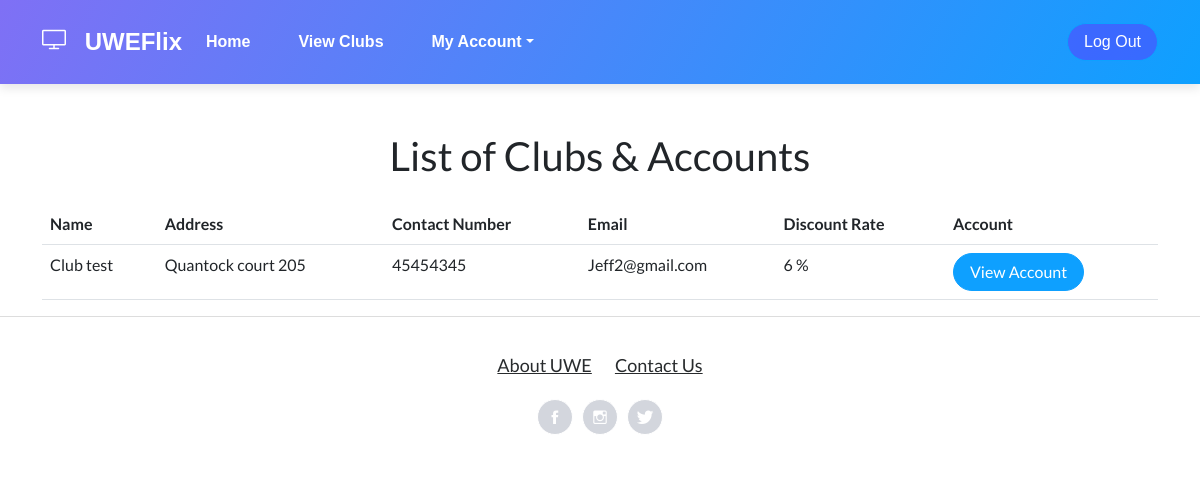
/accounts/clubs/, run on the app's committed database.
### CinManager/models.py (models this page shows)
class Club(models.Model):
    id = models.AutoField(primary_key=True, unique=True)
    name = models.CharField(max_length=100)
    address = models.CharField(max_length=100)
    contact_number = models.CharField(max_length=100)
    email = models.CharField(max_length=100)
    discount_rate = models.PositiveIntegerField(default=0)

### Accounts/views.py (the view)
# urls.py: path('clubs/', views.club_list, name='club_list'),
def club_list(request):
    userpermissions = check_permissions(request)
    clubs = Club.objects.all()
    club_data = []
    for club in clubs:
        account_exists = Account.objects.filter(club=club).exists()
        if account_exists:
            print("EXISTS ACCOUNT")
            button_text = 'View Account'
        else:
            print("NOT EXISTS ACCOUNT")
            button_text = 'Create Account'
        club_data.append({'club': club, 'button_text': button_text})
    context = {'club_data': club_data, 'userpermissions': userpermissions}
    return render(request, 'UWEFlix/club_list.html', context)

### Accounts/views.py (called while the page is built)
def check_permissions(request):
    if request.user.is_authenticated:
        if request.user.groups.filter(name='Cinema Managers').exists():
            userpermission = 1
        elif request.user.groups.filter(name='Club Representatives').exists():
            userpermission = 2
        elif request.user.groups.filter(name='Account Managers').exists():
            userpermission = 3
        elif request.user.groups.filter(name='Guest').exists():
            userpermission = 4
        else:
            userpermission = 0
    else:
        return redirect('Login')
    return userpermission

### web_project/templates/UWEFlix/club_list.html
{% extends "UWEFlix/layout.html" %}
{% block content %}
<div class="container mt-5">
    <h1 class="text-center mb-4">List of Clubs & Accounts</h1>
    <table class="table">
        <thead>
            <tr>
                <th>Name</th>
                <th>Address</th>
                <th>Contact Number</th>
                <th>Email</th>
                <th>Discount Rate</th>
                <th>Account</th>
            </tr>
        </thead>
        <tbody>
            {% for club in club_data %}
            <tr>
                <td>{{ club.club.name }}</td>
                <td>{{ club.club.address }}</td>
                <td>{{ club.club.contact_number }}</td>
                <td>{{ club.club.email }}</td>
                <td>{{ club.club.discount_rate }} % </td>
                <td>
                    {% if club.button_text == 'View Account' %}
                        <a class="btn btn-primary" href="{% url 'view_account' club_id=club.club.id %}">View Account</a>
                    {% else %}
                        <a class="btn btn-primary" href="{% url 'create_or_view_account' club_id=club.club.id %}">Create Account</a>
                    {% endif %}
                </td>
            {% endfor %}
        </tbody>
    </table>
</div>
{% endblock %}

### data on the page
Club: club.name "Club test", club.address "Quantock court 205", club.contact_number "45454345", club.email "Jeff2@gmail.com", club.discount_rate "6"
